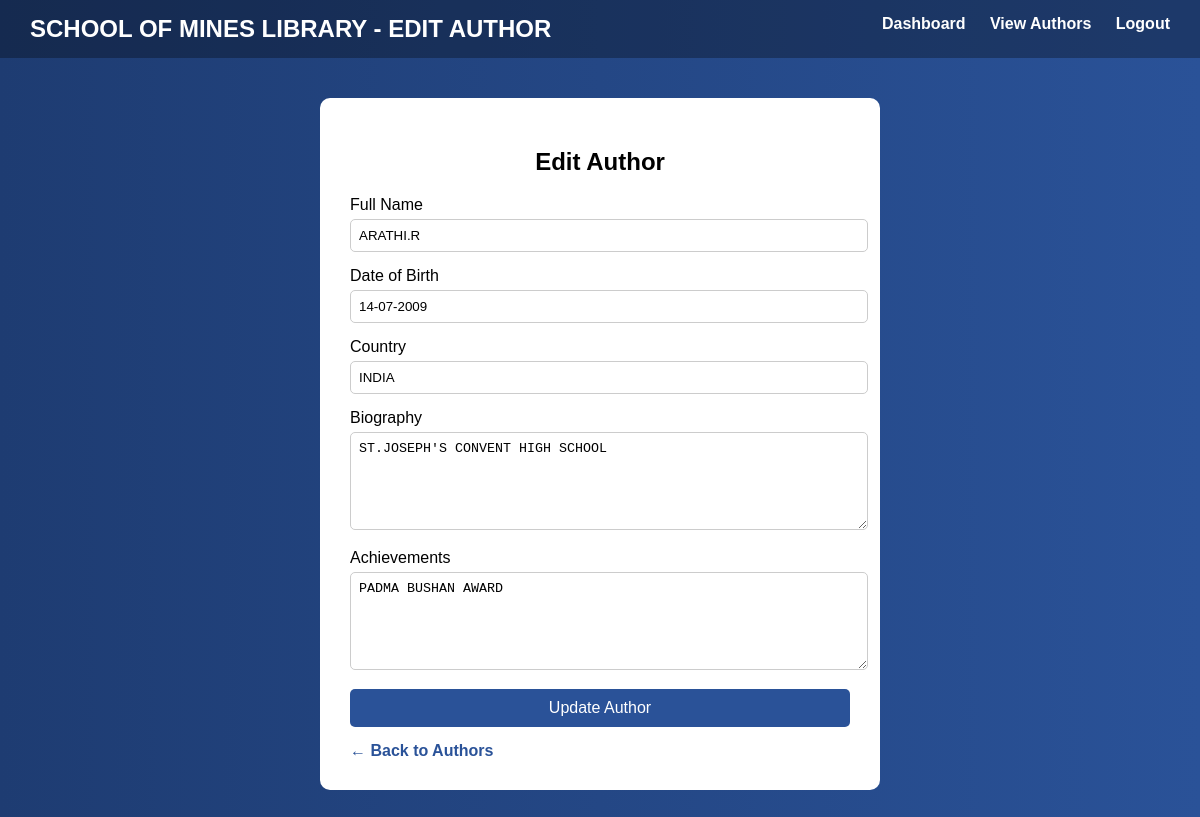
/admin/edit-author/2 (signed in), run on the app's committed database.
### app.py (models this page shows)
class Author(db.Model):
    id = db.Column(db.Integer, primary_key=True)
    full_name = db.Column(db.String(200))
    date_of_birth = db.Column(db.String(100))
    country = db.Column(db.String(100))
    biography = db.Column(db.Text)
    achievements = db.Column(db.Text)

### app.py (the view)
@app.route("/admin/edit-author/<int:id>")
def edit_author(id):
    if "admin" not in session:
        return redirect("/admin")
    author = Author.query.get_or_404(id)
    return render_template("edit_author.html", author=author)

### templates/edit_author.html (shortened to what this page needs)
<!DOCTYPE html>
<html>
<head>
</head>
<body>
    <div class="navbar">
        <h2>SCHOOL OF MINES LIBRARY - EDIT AUTHOR</h2>
        <div>
            <a href="/admin/dashboard">Dashboard</a>
            <a href="/admin/authors">View Authors</a>
            <a href="/logout">Logout</a>
        </div>
    </div>
    <div class="container">
        <div class="form-box">
            <h2>Edit Author</h2>
            <form method="POST" action="/admin/update-author/{{ author.id }}">
                <label>Full Name</label>
                <input type="text" name="full_name"
                       value="{{ author.full_name }}" required>
                <label>Date of Birth</label>
                <input type="text" name="date_of_birth"
                       value="{{ author.date_of_birth }}">
                <label>Country</label>
                <input type="text" name="country"
                       value="{{ author.country }}">
                <label>Biography</label>
                <textarea name="biography">{{ author.biography }}</textarea>
                <label>Achievements</label>
                <textarea name="achievements">{{ author.achievements }}</textarea>
                <button type="submit">Update Author</button>
            </form>
            <a class="back-btn" href="/admin/authors">
                ← Back to Authors
            </a>
        </div>
    </div>
</body>
</html>

### templates/edit_author.html (style rules this page uses)
body { margin: 0; font-family: Arial, Helvetica, sans-serif; background: linear-gradient(to right, #1e3c72, #2a5298); color: white; }
.navbar { display: flex; justify-content: space-between; padding: 15px 30px; background: rgba(0,0,0,0.3); }
.navbar h2 { margin: 0; }
.navbar a { color: white; text-decoration: none; margin-left: 20px; font-weight: bold; }
.container { display: flex; justify-content: center; align-items: center; padding: 40px; }
.form-box { background: white; color: black; padding: 30px; width: 500px; border-radius: 10px; }
.form-box h2 { text-align: center; }
input, textarea { width: 100%; padding: 8px; margin-top: 5px; margin-bottom: 15px; border-radius: 5px; border: 1px solid #ccc; }
textarea { height: 80px; resize: vertical; }
button { width: 100%; padding: 10px; background: #2a5298; color: white; border: none; border-radius: 5px; font-size: 16px; }
.back-btn { display: inline-block; margin-top: 15px; text-decoration: none; color: #2a5298; font-weight: bold; }

### data on the page
Author: full_name "ARATHI.R", date_of_birth "14-07-2009", country "INDIA", biography "ST.JOSEPH'S CONVENT HIGH SCHOOL", achievements "PADMA BUSHAN AWARD"
